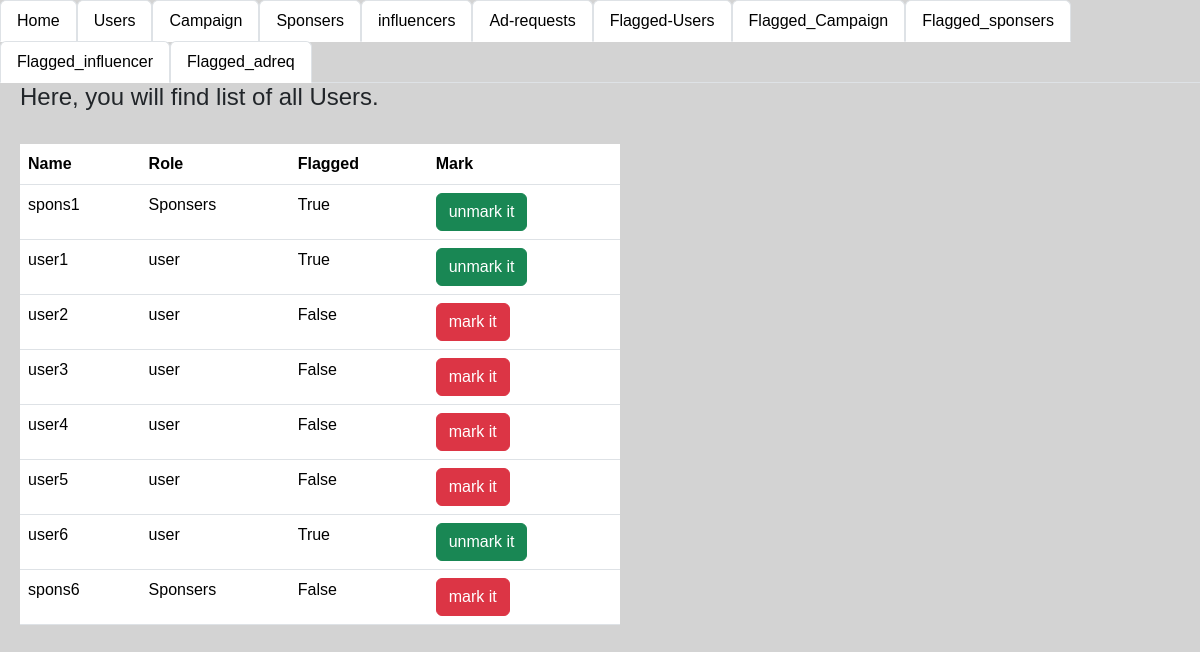
The app's page /admin_user_flag/3, older data.
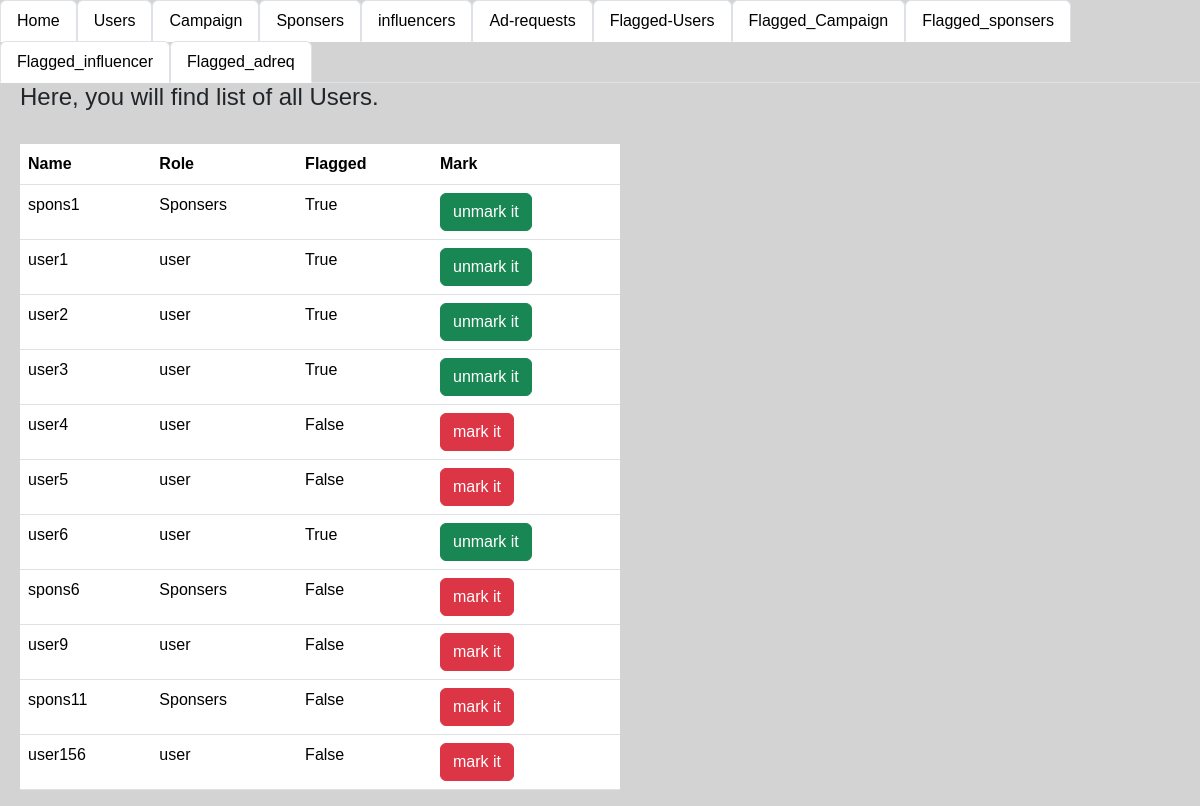
The same page, newer data.
### app.py (models this page shows)
class user(db.Model):
    __tablename__='user'
    user_id=db.Column(db.Integer,primary_key=True,autoincrement=True)
    username=db.Column(db.String, unique=True,nullable=False)
    password=db.Column(db.String,nullable=False)
    role=db.Column(db.String)
    flagged_user=db.Column(db.Boolean, default=False)

### app.py (the view)
@app.route("/admin_user_flag/<user_id>",methods=["GET"])
def admin_user_flag(user_id):
    details=db.session.query(user).all()
    user1=db.session.query(user).filter(user.user_id==user_id).first()
    user1.flagged_user=True
    db.session.commit()
    return  render_template("admin_user.html",details=details)

### templates/admin_user.html (shortened to what this page needs)
<!DOCTYPE html>
<html lang="en">
<head>
    <link href="static\style.css" rel="stylesheet">
    <link href="https://cdn.jsdelivr.net/npm/bootstrap@5.3.3/dist/css/bootstrap.min.css" rel="stylesheet">
</head>
<body style="background-color: lightgray;">
  <ul class="nav nav-tabs">
    <li class="nav-item">
      <a class="nav-link active" aria-current="page" href="/login">Home</a>
    </li>
    <li class="nav-item">
      <a class="nav-link active" aria-current="page" href="/login_users">Users</a>
    </li>
    <li class="nav-item">
      <a class="nav-link active" aria-current="page" href="/login_camp" >Campaign</a>
    </li>
    <li class="nav-item">
      <a class="nav-link active" aria-current="page" href="/admin_spons" >Sponsers</a>
    </li>
    <li class="nav-item">
      <a class="nav-link active" aria-current="page" href="/admin_info" >influencers</a>
    </li>
    <li class="nav-item">
      <a class="nav-link active" aria-current="page" href="/admin_adreq" >Ad-requests</a>
  </li>
  <li class="nav-item">
    <a class="nav-link active" aria-current="page" href="/login_users/flag">Flagged-Users</a>
  </li>
    <li class="nav-item">
      <a class="nav-link active" aria-current="page" href="/login_camp/flag" >Flagged_Campaign</a>
    </li>
    <li class="nav-item">
      <a class="nav-link active" aria-current="page" href="/login_spons/flag" >Flagged_sponsers</a>
    </li>
    <li class="nav-item">
      <a class="nav-link active" aria-current="page" href="/admin_info/flag" >Flagged_influencer</a>
    </li>
    <li class="nav-item">
      <a class="nav-link active" aria-current="page" href="/admin_adreq/flag" >Flagged_adreq</a>
    </li>
  </ul>
    <div class="seperate">
      <div style="width: 50%; margin-left: 20px;">
          <h4>Here, you will find list of  all  Users.</h4><br>
          <table class="table table-hover">
            <tr>
              <th>Name</th>
              <th>Role</th>
              <th>Flagged</th>
              <th>Mark</th>
            </tr>
              {% for user in details %}
            <tr>
              <td>{{ user.username }}</td>
              <td>{{user.role}}</td>
              <td>{{user.flagged_user}}</td>
              {% if user.flagged_user == false %}
              <td><a class="btn btn-danger" href="/admin_user_flag/{{user.user_id}}">mark it</a></td>
              {% else %}
              <td><a class="btn btn-success" href="/admin_user_flag_true/{{user.user_id}}">unmark it</a></td>
              {% endif %}
            </tr>
              {% endfor %}
          </table>
      </div >
    </div>
</body>
</html>

### static/style.css (style rules this page uses)
* { font-family:Tahoma, Geneva, Verdana, sans-serif; height: auto; }
.seperate { display: flex; }

Row changes from the older to the newer data that the page shows:
changed user "user2": flagged_user "False" → "True"; flagged_user "mark it" → "unmark it"
changed user "user3": flagged_user "False" → "True"; flagged_user "mark it" → "unmark it"
added user: username "user9", role "user", flagged_user "False"
added user: username "spons11", role "Sponsers", flagged_user "False"
added user: username "user156", role "user", flagged_user "False"
